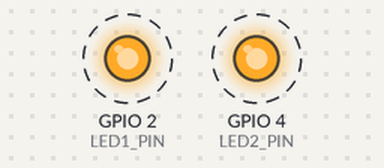
The sketch below on a simulated ESP32. Shown: output pins drawn as LEDs (lit = HIGH). Dashed ring = blinking. What the sketch prints to the serial monitor is not drawn.

Above: at 0.2 s.
Timing chart, 0 to 4.6 s (numbered marks = the images above):
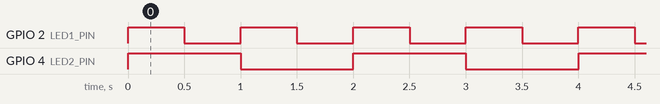

The sketch:

sketch.ino
```cpp
/*
 * FreeRTOS Task - Creating Task
 *
 * Konsep: Membuat task FreeRTOS untuk menjalankan fungsi secara paralel
 *
 * Komponen:
 * - LED1 (D2)
 * - LED2 (D4)
 *
 * Pinout:
 * - LED1 -> GPIO 2
 * - LED2 -> GPIO 4
 */

const int LED1_PIN = 2;
const int LED2_PIN = 4;

// Task handles
TaskHandle_t task1Handle = NULL;
TaskHandle_t task2Handle = NULL;

void setup() {
  Serial.begin(115200);
  pinMode(LED1_PIN, OUTPUT);
  pinMode(LED2_PIN, OUTPUT);

  Serial.println("FreeRTOS Task Demo Started");

  // Create Task 1
  xTaskCreate(
    task1Code,         // Function
    "Task 1",          // Name
    2048,              // Stack size (bytes)
    NULL,              // Parameters
    1,                 // Priority
    &task1Handle       // Task handle
  );

  // Create Task 2
  xTaskCreate(
    task2Code,         // Function
    "Task 2",          // Name
    2048,              // Stack size (bytes)
    NULL,              // Parameters
    1,                 // Priority
    &task2Handle       // Task handle
  );

  Serial.println("Tasks created!");
}

// Task 1: Blink LED1 every 500ms
void task1Code(void* parameter) {
  while (1) {
    digitalWrite(LED1_PIN, HIGH);
    Serial.println("Task 1: LED1 ON");
    vTaskDelay(500 / portTICK_PERIOD_MS);

    digitalWrite(LED1_PIN, LOW);
    Serial.println("Task 1: LED1 OFF");
    vTaskDelay(500 / portTICK_PERIOD_MS);
  }
}

// Task 2: Blink LED2 every 1000ms
void task2Code(void* parameter) {
  while (1) {
    digitalWrite(LED2_PIN, HIGH);
    Serial.println("Task 2: LED2 ON");
    vTaskDelay(1000 / portTICK_PERIOD_MS);

    digitalWrite(LED2_PIN, LOW);
    Serial.println("Task 2: LED2 OFF");
    vTaskDelay(1000 / portTICK_PERIOD_MS);
  }
}

void loop() {
  // Main loop - tidak digunakan
  vTaskDelay(1000 / portTICK_PERIOD_MS);
}
```

Measured:
- by itself, GPIO 2 (LED1_PIN): alternates HIGH for 0.50 s and LOW for 0.50 s
- by itself, GPIO 4 (LED2_PIN): alternates HIGH for 1.0 s and LOW for 1.0 s
